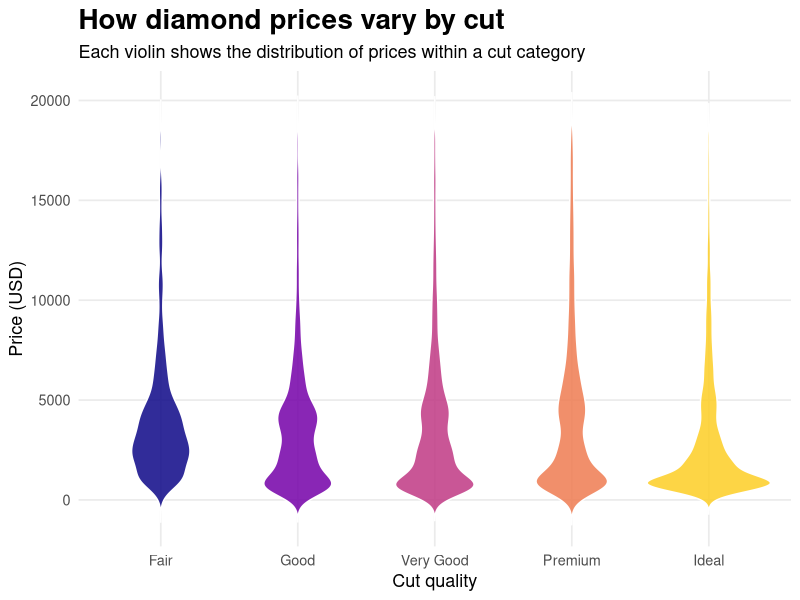

The R source for this figure:
library(tidyverse)

diamonds_plot <- ggplot(diamonds, aes(x = cut, y = price, fill = cut)) +
  geom_violin(alpha = 0.85, trim = FALSE, color = "white") +
  scale_fill_viridis_d(option = "C", end = 0.9) +
  labs(
    title = "How diamond prices vary by cut",
    subtitle = "Each violin shows the distribution of prices within a cut category",
    x = "Cut quality",
    y = "Price (USD)",
    fill = "Cut"
  ) +
  theme_minimal(base_size = 13) +
  theme(
    plot.title = element_text(face = "bold", size = 20),
    legend.position = "none",
    panel.grid.minor = element_blank()
  )

ggsave("diamonds-2.png", plot = diamonds_plot, width = 10, height = 7, dpi = 300, bg = "white")
